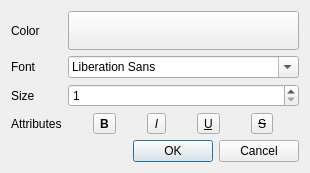
<?xml version="1.0" encoding="UTF-8"?>
<ui version="4.0">
 <class>TextSettingsDialog</class>
 <widget class="QDialog" name="TextSettingsDialog">
  <property name="geometry">
   <rect>
    <x>0</x>
    <y>0</y>
    <width>276</width>
    <height>173</height>
   </rect>
  </property>
  <property name="windowTitle">
   <string>Labels Formatting</string>
  </property>
  <layout class="QVBoxLayout" name="verticalLayout">
   <item>
    <layout class="QGridLayout" name="gridLayout_2">
     <item row="0" column="0">
      <widget class="QLabel" name="label_3">
       <property name="text">
        <string>Color</string>
       </property>
      </widget>
     </item>
     <item row="2" column="0">
      <widget class="QLabel" name="label_4">
       <property name="text">
        <string>Size</string>
       </property>
      </widget>
     </item>
     <item row="0" column="1">
      <spacer name="horizontalSpacer_2">
       <property name="orientation">
        <enum>Qt::Horizontal</enum>
       </property>
       <property name="sizeHint" stdset="0">
        <size>
         <width>40</width>
         <height>20</height>
        </size>
       </property>
      </spacer>
     </item>
     <item row="0" column="2">
      <widget class="QPushButton" name="colorButton">
       <property name="sizePolicy">
        <sizepolicy hsizetype="Minimum" vsizetype="Minimum">
         <horstretch>0</horstretch>
         <verstretch>0</verstretch>
        </sizepolicy>
       </property>
       <property name="text">
        <string/>
       </property>
       <property name="autoDefault">
        <bool>false</bool>
       </property>
       <property name="flat">
        <bool>false</bool>
       </property>
      </widget>
     </item>
     <item row="2" column="2">
      <widget class="QSpinBox" name="sizeSpinBox">
       <property name="minimum">
        <number>1</number>
       </property>
      </widget>
     </item>
     <item row="1" column="0">
      <widget class="QLabel" name="label">
       <property name="text">
        <string>Font</string>
       </property>
      </widget>
     </item>
     <item row="1" column="2">
      <widget class="QFontComboBox" name="fontComboBox"/>
     </item>
     <item row="3" column="0">
      <widget class="QLabel" name="label_2">
       <property name="text">
        <string>Attributes</string>
       </property>
      </widget>
     </item>
     <item row="3" column="2">
      <layout class="QHBoxLayout" name="horizontalLayout_2">
       <item>
        <widget class="QToolButton" name="boldToolButton">
         <property name="font">
          <font>
           <weight>75</weight>
           <bold>true</bold>
          </font>
         </property>
         <property name="text">
          <string>B</string>
         </property>
         <property name="checkable">
          <bool>true</bool>
         </property>
        </widget>
       </item>
       <item>
        <widget class="QToolButton" name="italicToolButton">
         <property name="font">
          <font>
           <italic>true</italic>
          </font>
         </property>
         <property name="text">
          <string>I</string>
         </property>
         <property name="checkable">
          <bool>true</bool>
         </property>
        </widget>
       </item>
       <item>
        <widget class="QToolButton" name="underlineToolButton">
         <property name="font">
          <font>
           <underline>true</underline>
          </font>
         </property>
         <property name="text">
          <string>U</string>
         </property>
         <property name="checkable">
          <bool>true</bool>
         </property>
        </widget>
       </item>
       <item>
        <widget class="QToolButton" name="overlineToolButton">
         <property name="font">
          <font>
           <strikeout>true</strikeout>
          </font>
         </property>
         <property name="text">
          <string>S</string>
         </property>
         <property name="checkable">
          <bool>true</bool>
         </property>
        </widget>
       </item>
      </layout>
     </item>
    </layout>
   </item>
   <item>
    <widget class="QDialogButtonBox" name="buttonBox">
     <property name="standardButtons">
      <set>QDialogButtonBox::Cancel|QDialogButtonBox::Ok</set>
     </property>
    </widget>
   </item>
  </layout>
 </widget>
 <resources>
  <include location="../../../../U2Gui/U2Gui.qrc"/>
 </resources>
 <connections>
  <connection>
   <sender>buttonBox</sender>
   <signal>accepted()</signal>
   <receiver>TextSettingsDialog</receiver>
   <slot>accept()</slot>
   <hints>
    <hint type="sourcelabel">
     <x>137</x>
     <y>152</y>
    </hint>
    <hint type="destinationlabel">
     <x>137</x>
     <y>86</y>
    </hint>
   </hints>
  </connection>
  <connection>
   <sender>buttonBox</sender>
   <signal>rejected()</signal>
   <receiver>TextSettingsDialog</receiver>
   <slot>reject()</slot>
   <hints>
    <hint type="sourcelabel">
     <x>137</x>
     <y>152</y>
    </hint>
    <hint type="destinationlabel">
     <x>137</x>
     <y>86</y>
    </hint>
   </hints>
  </connection>
 </connections>
</ui>
